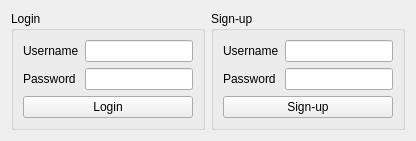
        <widget class="QWidget" name="page">
         <layout class="QHBoxLayout" name="horizontalLayout_4">
          <item>
           <layout class="QHBoxLayout" name="horizontalLayout_3">
            <item>
             <widget class="QGroupBox" name="groupBox">
              <property name="title">
               <string>Login</string>
              </property>
              <layout class="QVBoxLayout" name="verticalLayout_2">
               <item>
                <layout class="QVBoxLayout" name="verticalLayout">
                 <item>
                  <layout class="QFormLayout" name="formLayout">
                   <item row="0" column="0">
                    <widget class="QLabel" name="usernameLabel">
                     <property name="text">
                      <string>Username</string>
                     </property>
                    </widget>
                   </item>
                   <item row="0" column="1">
                    <widget class="QLineEdit" name="usernameLineEdit_login"/>
                   </item>
                   <item row="1" column="0">
                    <widget class="QLabel" name="passwordLabel">
                     <property name="text">
                      <string>Password</string>
                     </property>
                    </widget>
                   </item>
                   <item row="1" column="1">
                    <widget class="QLineEdit" name="passwordLineEdit_login"/>
                   </item>
                  </layout>
                 </item>
                 <item>
                  <widget class="QPushButton" name="login_button">
                   <property name="text">
                    <string>Login</string>
                   </property>
                  </widget>
                 </item>
                </layout>
               </item>
              </layout>
             </widget>
            </item>
            <item>
             <widget class="QGroupBox" name="groupBox_2">
              <property name="title">
               <string>Sign-up</string>
              </property>
              <layout class="QVBoxLayout" name="verticalLayout_4">
               <item>
                <layout class="QVBoxLayout" name="verticalLayout_3">
                 <item>
                  <layout class="QFormLayout" name="formLayout_2">
                   <item row="0" column="0">
                    <widget class="QLabel" name="usernameLabel_2">
                     <property name="text">
                      <string>Username</string>
                     </property>
                    </widget>
                   </item>
                   <item row="0" column="1">
                    <widget class="QLineEdit" name="usernameLineEdit_signup"/>
                   </item>
                   <item row="1" column="0">
                    <widget class="QLabel" name="passwordLabel_2">
                     <property name="text">
                      <string>Password</string>
                     </property>
                    </widget>
                   </item>
                   <item row="1" column="1">
                    <widget class="QLineEdit" name="passwordLineEdit_signup"/>
                   </item>
                  </layout>
                 </item>
                 <item>
                  <widget class="QPushButton" name="signup_button">
                   <property name="text">
                    <string>Sign-up</string>
                   </property>
                  </widget>
                 </item>
                </layout>
               </item>
              </layout>
             </widget>
            </item>
           </layout>
          </item>
         </layout>
        </widget>
